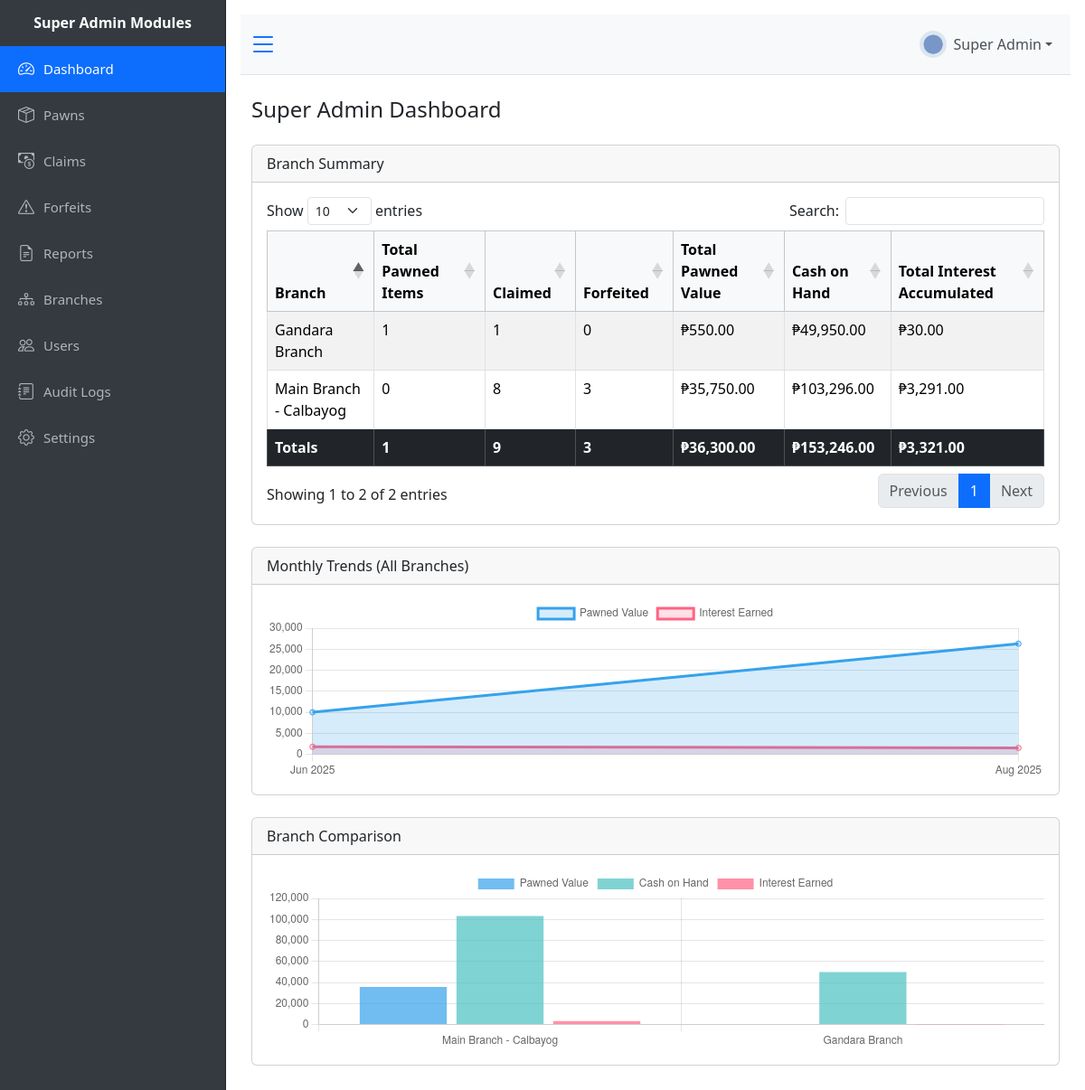
The page /public/dashboard_super.php (signed in) on the database its author committed.
### tables this page shows
CREATE TABLE `branches` (
  `branch_id` int(11) NOT NULL,
  `branch_name` varchar(100) NOT NULL,
  `branch_address` varchar(255) DEFAULT NULL,
  `branch_phone` varchar(30) DEFAULT NULL,
  `status` enum('active','inactive') DEFAULT 'active',
  `interest_rate` decimal(5,4) DEFAULT 0.0600,
  `cash_on_hand` decimal(12,2) DEFAULT 0.00,
  `created_at` timestamp NOT NULL DEFAULT current_timestamp()
);

### public/dashboard_super.php (the view, shortened to what this page needs)
<?php
require_once "../config/db.php";
include '../views/header.php';
$branch_stats = $pdo->query("
    SELECT b.branch_id, b.branch_name,
           SUM(CASE WHEN p.status = 'pawned' THEN 1 ELSE 0 END) AS total_pawned,
           SUM(CASE WHEN p.status = 'claimed' THEN 1 ELSE 0 END) AS claimed,
           SUM(CASE WHEN p.status = 'forfeited' THEN 1 ELSE 0 END) AS forfeited,
           COALESCE(SUM(p.amount_pawned),0) AS total_pawned_value,
           COALESCE(SUM(p.interest_amount),0) AS total_interest_amount,
           b.cash_on_hand
    FROM branches b
    LEFT JOIN pawned_items p
        ON b.branch_id = p.branch_id
        AND p.is_deleted = 0
    GROUP BY b.branch_id, b.branch_name
")->fetchAll(PDO::FETCH_ASSOC);
$trend_stmt = $pdo->query("
    SELECT DATE_FORMAT(date_pawned, '%Y-%m') AS month,
           COALESCE(SUM(amount_pawned), 0) AS total_pawned,
           COALESCE(SUM(interest_amount), 0) AS total_interest
    FROM pawned_items
    WHERE date_pawned >= DATE_SUB(CURDATE(), INTERVAL 12 MONTH)
    GROUP BY month
    ORDER BY month ASC
");
$trend_data = $trend_stmt->fetchAll(PDO::FETCH_ASSOC);
$trend_months = [];
$trend_pawned = [];
$trend_interest = [];
foreach ($trend_data as $row) {
    $trend_months[] = date("M Y", strtotime($row['month'] . "-01"));
    $trend_pawned[] = (float) $row['total_pawned'];
    $trend_interest[] = (float) $row['total_interest'];
}
?>
<div class="d-flex" id="wrapper">
    <?php include '../views/sidebar.php'; ?>
    <div id="page-content-wrapper">
        <?php include '../views/topbar.php'; ?>
        <div class="container-fluid mt-4">
            <div class="d-flex justify-content-between align-items-center mb-3">
                <h4>Super Admin Dashboard</h4>
            </div>
            <div class="card mb-4">
                <div class="card-header">Branch Summary</div>
                <div class="card-body">
                    <table id="branchSummaryTable" class="table table-bordered table-striped">
                        <thead class="table-light">
                            <tr>
                                <th>Branch</th>
                                <th>Total Pawned Items</th>
                                <th>Claimed</th>
                                <th>Forfeited</th>
                                <th>Total Pawned Value</th>
                                <th>Cash on Hand</th>
                                <th>Total Interest Accumulated</th>
                            </tr>
                        </thead>
                        <tbody>
                            <?php
                            $grand_pawned = $grand_claimed = $grand_forfeited = $grand_value = $grand_coh = $grand_interest_amount = 0;
                            foreach ($branch_stats as $branch):
                                $grand_pawned += $branch['total_pawned'];
                                $grand_claimed += $branch['claimed'];
                                $grand_forfeited += $branch['forfeited'];
                                $grand_value += $branch['total_pawned_value'];
                                $grand_coh += $branch['cash_on_hand'];
                                $grand_interest_amount += $branch['total_interest_amount'];
                                ?>
                                <tr>
                                    <td><?= htmlspecialchars($branch['branch_name']) ?></td>
                                    <td><?= number_format($branch['total_pawned']) ?></td>
                                    <td><?= number_format($branch['claimed']) ?></td>
                                    <td><?= number_format($branch['forfeited']) ?></td>
                                    <td>₱<?= number_format($branch['total_pawned_value'], 2) ?></td>
                                    <td>₱<?= number_format($branch['cash_on_hand'], 2) ?></td>
                                    <td>₱<?= number_format($branch['total_interest_amount'], 2) ?></td>
                                </tr>
                            <?php endforeach; ?>
                        </tbody>
                        <tfoot class="table-dark">
                            <tr>
                                <th>Totals</th>
                                <th><?= number_format($grand_pawned) ?></th>
                                <th><?= number_format($grand_claimed) ?></th>
                                <th><?= number_format($grand_forfeited) ?></th>
                                <th>₱<?= number_format($grand_value, 2) ?></th>
                                <th>₱<?= number_format($grand_coh, 2) ?></th>
                                 <th>₱<?= number_format($grand_interest_amount, 2) ?></th>
                            </tr>
                        </tfoot>
                    </table>
                </div>
            </div>
            <div class="card mb-4">
                <div class="card-header">Monthly Trends (All Branches)</div>
                <div class="card-body">
                    <canvas id="monthlyTrendsChart" height="200"></canvas>
                </div>
            </div>
            <div class="card mb-4">
                <div class="card-header">Branch Comparison</div>
                <div class="card-body">
                    <canvas id="branchComparisonChart" height="200"></canvas>
                </div>
            </div>
        </div>
        <?php include '../views/footer.php'; ?>
<script>
    document.addEventListener("DOMContentLoaded", function () {
        // Monthly Trends Chart
        new Chart(document.getElementById('monthlyTrendsChart').getContext('2d'), {
            type: 'line',
            data: {
                labels: <?= json_encode($trend_months) ?>,
                datasets: [
                    {
                        label: 'Pawned Value',
                        data: <?= json_encode($trend_pawned) ?>,
                        borderColor: 'rgba(54,162,235,1)',
                        backgroundColor: 'rgba(54,162,235,0.2)',
                        fill: true,
                        tension: 0.3
                    },
                    {
                        label: 'Interest Earned',
                        data: <?= json_encode($trend_interest) ?>,
                        borderColor: 'rgba(255,99,132,1)',
                        backgroundColor: 'rgba(255,99,132,0.2)',
                        fill: true,
                        tension: 0.3
                    }
                ]
            }
        });
        // Branch Comparison Chart
        new Chart(document.getElementById('branchComparisonChart').getContext('2d'), {
            type: 'bar',
            data: {
                labels: <?= json_encode(array_column($branch_stats, 'branch_name')) ?>,
                datasets: [
                    {
                        label: 'Pawned Value',
                        data: <?= json_encode(array_column($branch_stats, 'total_pawned_value')) ?>,
                        backgroundColor: 'rgba(54,162,235,0.7)'
                    },
                    {
                        label: 'Cash on Hand',
                        data: <?= json_encode(array_column($branch_stats, 'cash_on_hand')) ?>,
                        backgroundColor: 'rgba(75,192,192,0.7)'
                    },
                    {
                        label: 'Interest Earned',
                        data: <?= json_encode(array_column($branch_stats, 'total_interest_amount')) ?>,
                        backgroundColor: 'rgba(255,99,132,0.7)'
                    }
                ]
            },
            options: {
                responsive: true,
                plugins: { legend: { position: 'top' } },
                scales: { y: { beginAtZero: true } }
            }
        });
    });
</script>

### views/header.php (shortened to what this page needs)
<!doctype html>
<html lang='en'>
<!DOCTYPE html>
<html lang="en">
<head>
<link rel="stylesheet" href="../assets/css/bootstrap.min.css">
<link rel="stylesheet" href="../assets/css/datatables.min.css">
<link rel="stylesheet" href="../assets/css/bootstrap-icons.css">
<link rel="stylesheet" href="../assets/css/style.css">
</head>
<body>
<body>

### views/sidebar.php (shortened to what this page needs)
<?php
$branchName = "Super Admin Modules";
$currentPage = basename($_SERVER['PHP_SELF']);
$role = $_SESSION['user']['role'] ?? 'guest';
$menuItems = [
    ['href' => 'dashboard_super.php', 'icon' => 'bi-speedometer2', 'label' => 'Dashboard', 'roles' => ['super_admin']],
    ['href' => 'dashboard.php', 'icon' => 'bi-speedometer2', 'label' => 'Dashboard', 'roles' => ['admin', 'cashier']],
    ['href' => 'pawns.php', 'icon' => 'bi-box-seam', 'label' => 'Pawns', 'roles' => '*'],
    ['href' => 'claims.php', 'icon' => 'bi-cash-coin', 'label' => 'Claims', 'roles' => '*'],
    ['href' => 'forfeits.php', 'icon' => 'bi-exclamation-triangle', 'label' => 'Forfeits', 'roles' => ['super_admin', 'admin']],
    ['href' => 'reports.php', 'icon' => 'bi-file-earmark-text', 'label' => 'Reports', 'roles' => ['super_admin', 'admin']],
    ['href' => 'trash.php', 'icon' => 'bi-trash', 'label' => 'Trash Bin', 'roles' => ['admin']],
    ['href' => 'branches.php', 'icon' => 'bi-diagram-3', 'label' => 'Branches', 'roles' => ['super_admin']],
    ['href' => 'users.php', 'icon' => 'bi-people', 'label' => 'Users', 'roles' => ['super_admin']],
    ['href' => 'audit_logs.php', 'icon' => 'bi-journal-text', 'label' => 'Audit Logs', 'roles' => ['super_admin']],
    ['href' => 'settings.php', 'icon' => 'bi-gear', 'label' => 'Settings', 'roles' => ['super_admin']],
];
function isAllowed($itemRoles, $currentRole) {
    if ($itemRoles === '*') return true;
    return in_array($currentRole, (array)$itemRoles, true);
}
?>
<div id="sidebar-wrapper">
    <div class="sidebar-heading text-center py-3">
        <h6 class="mb-0"><strong><?= htmlspecialchars($branchName) ?></strong></h6>
    </div>
    <div class="list-group list-group-flush">
        <?php foreach ($menuItems as $item):
            if (!isAllowed($item['roles'], $role)) continue;
            $active = $currentPage === $item['href'] ? 'active' : '';
        ?>
            <a href="<?= htmlspecialchars($item['href']) ?>" class="list-group-item <?= $active ?>">
                <i class="bi <?= htmlspecialchars($item['icon']) ?>"></i> <?= htmlspecialchars($item['label']) ?>
            </a>
        <?php endforeach; ?>
    </div>
</div>

### views/topbar.php (shortened to what this page needs)
<nav class="navbar navbar-expand-lg navbar-light bg-light border-bottom px-0">
    <button class="btn btn-link p-0 ms-2" id="sidebarToggleTop">
        <i class="bi bi-list fs-2"></i>
    </button>
    <div class="container-fluid">
        <ul class="navbar-nav ms-auto">
            <li class="nav-item dropdown">
                <a class="nav-link dropdown-toggle d-flex align-items-center" href="#" id="navbarDropdown" data-bs-toggle="dropdown">
                    <img src="../assets/img/avatar.png" class="rounded-circle me-2" width="30" height="30">
                    <?php echo $_SESSION['user']['name'] ?? 'User'; ?>
                </a>
            </li>
        </ul>
    </div>
</nav>

### views/footer.php (shortened to what this page needs)
</body>
</html>
</body>
</html>

### assets/css/style.css (style rules this page uses)
#sidebar-wrapper { background-color: #343a40; border-right: 1px solid #212529; min-height: 100vh; transition: all 0.3s; }
#sidebar-wrapper .sidebar-heading { color: #fff; font-size: 18px; font-weight: bold; padding: 15px; }
#sidebar-wrapper .list-group-item { background-color: transparent; color: #adb5bd; border: none; padding: 12px 20px; font-size: 15px; display: flex; align-items: center; gap: 10px; transition: background-color 0.2s, color 0.2s; }
#sidebar-wrapper .list-group-item i { font-size: 18px; }
#sidebar-wrapper .list-group-item.active { background-color: #0d6efd; color: #fff; }
.navbar { border-bottom: 1px solid #dee2e6; }
.navbar .nav-link { color: #495057; }
.card .table-responsive, .card canvas { width: 100% !important; }
#page-content-wrapper { padding: 1rem; min-height: 100vh; display: flex; flex-direction: column; }
.container-fluid { flex: 1; display: flex; flex-direction: column; }
.card-body { flex: 1; display: flex; flex-direction: column; }
#wrapper { display: flex; width: 100%; }
#sidebar-wrapper { min-width: 250px; max-width: 250px; transition: all 0.3s; }
#page-content-wrapper { flex: 1; }

### rows shown on the page
branches: branch_name "Main Branch - Calbayog", total_pawned "0", claimed "8", forfeited "3", total_pawned_value "35,750.00", cash_on_hand "103,296.00", total_interest_amount "3,291.00"
branches: branch_name "Gandara Branch", total_pawned "1", claimed "1", forfeited "0", total_pawned_value "550.00", cash_on_hand "49,950.00", total_interest_amount "30.00"

### other values the page prints
$branchName "Super Admin Modules"
$item['label'] "Dashboard"
$item['label'] "Pawns"
$item['label'] "Claims"
$item['label'] "Forfeits"
$item['label'] "Reports"
$item['label'] "Branches"
$item['label'] "Users"
$item['label'] "Audit Logs"
$item['label'] "Settings"
$_SESSION['user']['name'] "Super Admin"
$grand_pawned "1"
$grand_claimed "9"
$grand_forfeited "3"
$grand_value "36,300.00"
